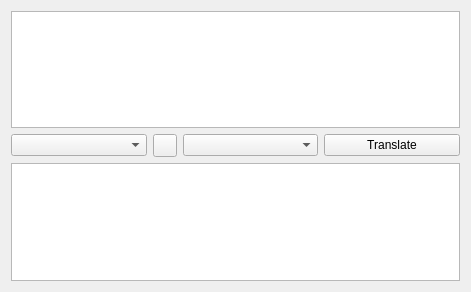
<?xml version="1.0" encoding="UTF-8"?>
<ui version="4.0">
 <class>wndClass</class>
 <widget class="QMainWindow" name="wndClass">
  <property name="geometry">
   <rect>
    <x>0</x>
    <y>0</y>
    <width>471</width>
    <height>292</height>
   </rect>
  </property>
  <property name="windowTitle">
   <string>Translate</string>
  </property>
  <property name="windowIcon">
   <iconset resource="resources.qrc">
    <normaloff>:/res/icon.png</normaloff>:/res/icon.png</iconset>
  </property>
  <widget class="QWidget" name="centralWidget">
   <layout class="QGridLayout" name="gridLayout">
    <item row="0" column="0" colspan="4">
     <widget class="QTextEdit" name="textFrom"/>
    </item>
    <item row="1" column="0">
     <widget class="QComboBox" name="langFrom"/>
    </item>
    <item row="1" column="1">
     <widget class="QToolButton" name="swap">
      <property name="styleSheet">
       <string notr="true"/>
      </property>
      <property name="text">
       <string/>
      </property>
      <property name="icon">
       <iconset resource="resources.qrc">
        <normaloff>:/res/swap.png</normaloff>:/res/swap.png</iconset>
      </property>
     </widget>
    </item>
    <item row="1" column="2">
     <widget class="QComboBox" name="langTo"/>
    </item>
    <item row="1" column="3">
     <widget class="QPushButton" name="translate">
      <property name="text">
       <string>Translate</string>
      </property>
     </widget>
    </item>
    <item row="2" column="0" colspan="4">
     <widget class="QTextEdit" name="textTo">
      <property name="readOnly">
       <bool>true</bool>
      </property>
     </widget>
    </item>
   </layout>
  </widget>
 </widget>
 <layoutdefault spacing="6" margin="11"/>
 <resources>
  <include location="resources.qrc"/>
 </resources>
 <connections/>
</ui>
